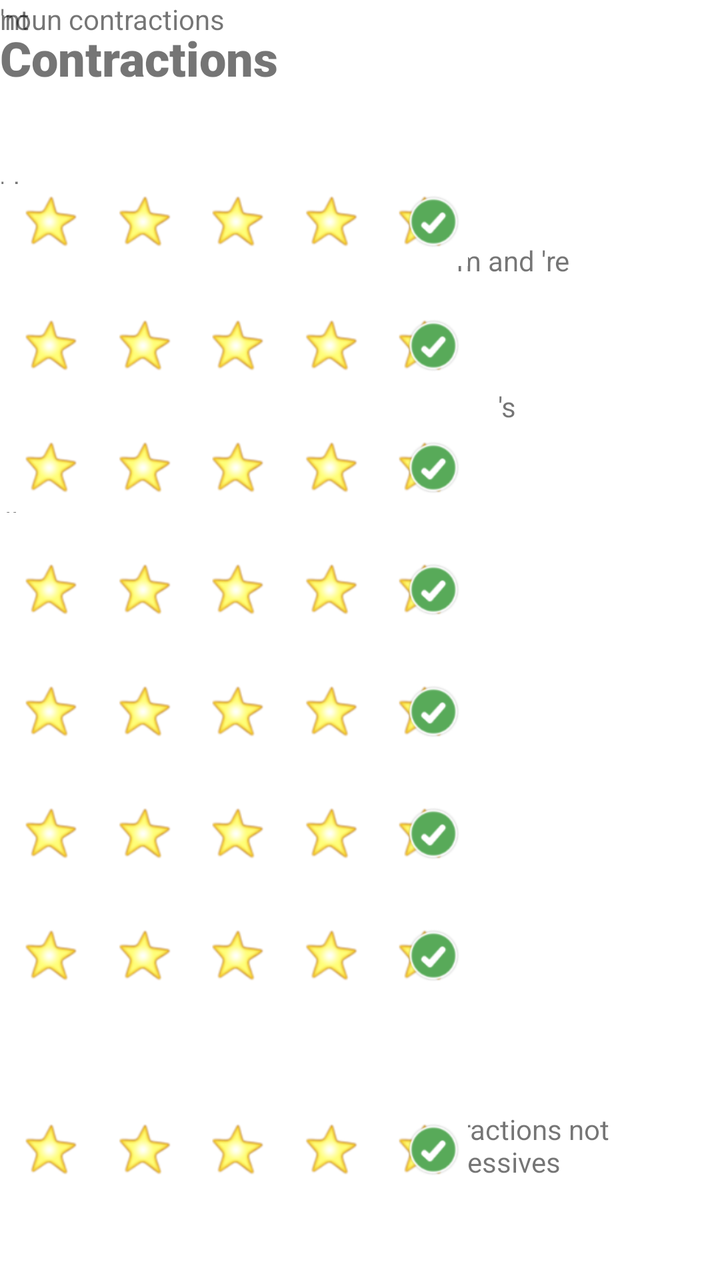
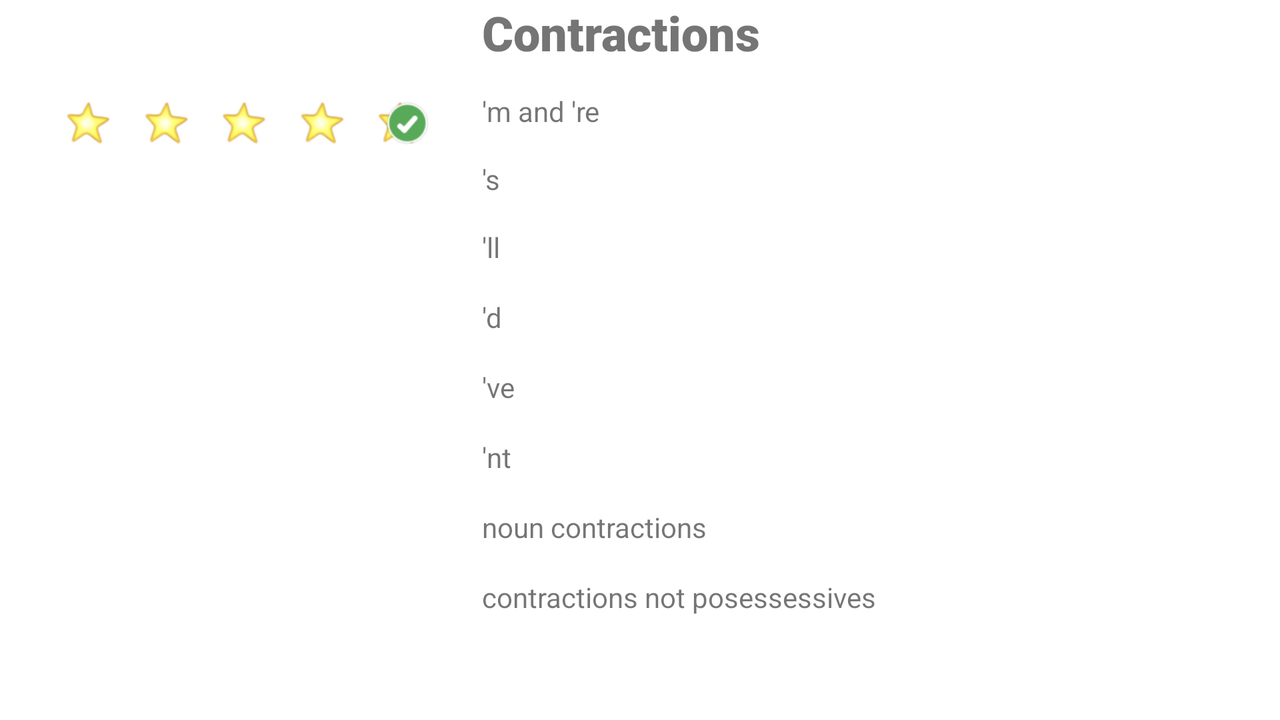

First picture: res/layout/ on a phone held upright. Second picture: the repository's own variant of that layout, on a device whose configuration matches the variant's folder. Source for both follows.
<!-- AndroidManifest.xml: application theme Theme.Herataleapp -->
<!-- res/layout/contractions_check.xml -->
<?xml version="1.0" encoding="utf-8"?>
<androidx.constraintlayout.widget.ConstraintLayout xmlns:android="http://schemas.android.com/apk/res/android"
    xmlns:app="http://schemas.android.com/apk/res-auto"
    xmlns:tools="http://schemas.android.com/tools"
    android:layout_width="match_parent"
    android:layout_height="match_parent">

    <TextView
        android:id="@+id/contractions"
        android:layout_width="142dp"
        android:layout_height="54dp"
        android:layout_marginTop="16dp"
        android:layout_marginBottom="27dp"
        android:fontFamily="sans-serif-black"
        android:text="Contractions"
        android:textSize="24sp"
        app:layout_constraintBottom_toTopOf="@+id/m_re"
        app:layout_constraintTop_toTopOf="parent"
        tools:layout_editor_absoluteX="256dp" />

    <TextView
        android:id="@+id/d"
        android:layout_width="111dp"
        android:layout_height="30dp"
        android:ems="10"
        android:text="'d"
        app:layout_constraintBottom_toTopOf="@+id/ve"
        app:layout_constraintTop_toBottomOf="@+id/ll"
        tools:layout_editor_absoluteX="254dp" />

    <TextView
        android:id="@+id/m_re"
        android:layout_width="155dp"
        android:layout_height="32dp"
        android:layout_marginStart="15dp"
        android:layout_marginLeft="15dp"
        android:layout_marginTop="27dp"
        android:layout_marginEnd="2dp"
        android:layout_marginRight="2dp"
        android:layout_marginBottom="27dp"
        android:ems="10"
        android:text="'m and 're"
        app:layout_constraintBottom_toTopOf="@+id/s"
        app:layout_constraintEnd_toEndOf="parent"
        app:layout_constraintStart_toEndOf="@+id/m_re_stars"
        app:layout_constraintTop_toBottomOf="@+id/contractions" />

    <TextView
        android:id="@+id/s"
        android:layout_width="134dp"
        android:layout_height="25dp"
        android:layout_marginStart="15dp"
        android:layout_marginLeft="15dp"
        android:layout_marginTop="14dp"
        android:layout_marginEnd="23dp"
        android:layout_marginRight="23dp"
        android:layout_marginBottom="26dp"
        android:ems="10"
        android:text="@string/s"
        app:layout_constraintBottom_toTopOf="@+id/ll"
        app:layout_constraintEnd_toEndOf="parent"
        app:layout_constraintHorizontal_bias="0.0"
        app:layout_constraintStart_toEndOf="@+id/s_stars"
        app:layout_constraintTop_toBottomOf="@+id/m_re" />

    <TextView
        android:id="@+id/ll"
        android:layout_width="127dp"
        android:layout_height="24dp"
        android:ems="10"
        android:text="'ll"
        app:layout_constraintBottom_toBottomOf="parent"
        app:layout_constraintTop_toTopOf="parent"
        app:layout_constraintVertical_bias="0.392"
        tools:layout_editor_absoluteX="254dp" />

    <TextView
        android:id="@+id/noun_contractions"
        android:layout_width="132dp"
        android:layout_height="24dp"
        android:ems="10"
        android:text="noun contractions"
        tools:layout_editor_absoluteX="249dp"
        tools:layout_editor_absoluteY="471dp" />

    <TextView
        android:id="@+id/c_not_p"
        android:layout_width="145dp"
        android:layout_height="40dp"
        android:layout_marginEnd="12dp"
        android:layout_marginRight="12dp"
        android:ems="10"
        android:text="contractions not possessives"
        app:layout_constraintBottom_toBottomOf="parent"
        app:layout_constraintEnd_toEndOf="parent"
        app:layout_constraintTop_toTopOf="parent"
        app:layout_constraintVertical_bias="0.925" />

    <TextView
        android:id="@+id/ve"
        android:layout_width="107dp"
        android:layout_height="27dp"
        android:layout_marginBottom="36dp"
        android:ems="10"
        android:text="'ve"
        app:layout_constraintBottom_toTopOf="@+id/nt"
        app:layout_constraintEnd_toEndOf="parent"
        app:layout_constraintHorizontal_bias="0.261"
        app:layout_constraintStart_toEndOf="@+id/ve_stars" />

    <ImageView
        android:id="@+id/noun_stars"
        android:layout_width="234dp"
        android:layout_height="61dp"
        app:layout_constraintTop_toBottomOf="@+id/ve_stars"
        app:srcCompat="@drawable/samplestars"
        tools:layout_editor_absoluteX="5dp" />

    <ImageView
        android:id="@+id/c_not_p_stars"
        android:layout_width="234dp"
        android:layout_height="61dp"
        app:layout_constraintTop_toBottomOf="@+id/noun_stars"
        app:srcCompat="@drawable/samplestars"
        tools:layout_editor_absoluteX="5dp" />

    <ImageView
        android:id="@+id/c_not_p_stars2"
        android:layout_width="234dp"
        android:layout_height="61dp"
        android:layout_marginBottom="33dp"
        app:layout_constraintBottom_toBottomOf="parent"
        app:srcCompat="@drawable/samplestars"
        tools:layout_editor_absoluteX="5dp" />

    <ImageView
        android:id="@+id/m_re_stars"
        android:layout_width="234dp"
        android:layout_height="61dp"
        android:layout_marginTop="82dp"
        app:layout_constraintTop_toTopOf="parent"
        app:srcCompat="@drawable/samplestars"
        tools:layout_editor_absoluteX="5dp" />

    <ImageView
        android:id="@+id/s_stars"
        android:layout_width="234dp"
        android:layout_height="61dp"
        android:layout_marginTop="1dp"
        app:layout_constraintTop_toBottomOf="@+id/m_re_stars"
        app:srcCompat="@drawable/samplestars"
        tools:layout_editor_absoluteX="5dp" />

    <ImageView
        android:id="@+id/ll_stars"
        android:layout_width="234dp"
        android:layout_height="61dp"
        app:layout_constraintTop_toBottomOf="@+id/s_stars"
        app:srcCompat="@drawable/samplestars"
        tools:layout_editor_absoluteX="5dp" />

    <ImageView
        android:id="@+id/d_stars"
        android:layout_width="234dp"
        android:layout_height="61dp"
        app:layout_constraintTop_toBottomOf="@+id/ll_stars"
        app:srcCompat="@drawable/samplestars"
        tools:layout_editor_absoluteX="5dp" />

    <ImageView
        android:id="@+id/ve_stars"
        android:layout_width="234dp"
        android:layout_height="61dp"
        app:layout_constraintTop_toBottomOf="@+id/d_stars"
        app:srcCompat="@drawable/samplestars"
        tools:layout_editor_absoluteX="5dp" />

    <TextView
        android:id="@+id/nt"
        android:layout_width="wrap_content"
        android:layout_height="wrap_content"
        android:text="'nt"
        tools:layout_editor_absoluteX="255dp"
        tools:layout_editor_absoluteY="408dp" />

</androidx.constraintlayout.widget.ConstraintLayout>
<!-- resources referenced by this layout -->
<resources>
  <!-- drawable samplestars: png bitmap (drawable, 10790 bytes) -->
  <string name="s">\'s</string>
  <style name="Theme.Herataleapp" parent="Theme.MaterialComponents.DayNight.DarkActionBar">
          
          <item name="colorPrimary">@color/purple_500</item>
          <item name="colorPrimaryVariant">@color/purple_700</item>
          <item name="colorOnPrimary">@color/white</item>
          
          <item name="colorSecondary">@color/teal_200</item>
          <item name="colorSecondaryVariant">@color/teal_700</item>
          <item name="colorOnSecondary">@color/black</item>
          
          <item name="android:statusBarColor" tools:targetApi="l">?attr/colorPrimaryVariant</item>
          
      </style>
</resources>
<!-- res/layout-land/contractions_check.xml (the repository's variant of the layout above) -->
<!-- drawn on the phone turned sideways -->
<?xml version="1.0" encoding="utf-8"?>
<androidx.constraintlayout.widget.ConstraintLayout
    xmlns:android="http://schemas.android.com/apk/res/android"
    xmlns:app="http://schemas.android.com/apk/res-auto"
    xmlns:tools="http://schemas.android.com/tools"
    android:layout_width="match_parent"
    android:layout_height="match_parent">

    <LinearLayout
        android:layout_width="match_parent"
        android:layout_height="match_parent"
        android:orientation="vertical">

        <LinearLayout
            android:layout_width="match_parent"
            android:layout_height="wrap_content"
            android:orientation="horizontal">

            <ImageView
                android:id="@+id/imageView11"
                android:layout_width="241dp"
                android:layout_height="match_parent"
                app:srcCompat="@drawable/stars0" />

            <TextView
                android:id="@+id/contractions"
                android:layout_width="265dp"
                android:layout_height="46dp"
                android:fontFamily="sans-serif-black"
                android:paddingTop="@dimen/activity_horizontal_margin"
                android:text="Contractions"
                android:textSize="24sp" />
        </LinearLayout>

        <LinearLayout
            android:layout_width="match_parent"
            android:layout_height="34dp"
            android:orientation="horizontal">

            <ImageView
                android:id="@+id/m_re_stars"
                android:layout_width="241dp"
                android:layout_height="34dp"
                app:srcCompat="@drawable/samplestars" />

            <TextView
                android:id="@+id/m_re"
                android:layout_width="179dp"
                android:layout_height="22dp"
                android:ems="10"
                android:text="'m and 're" />
        </LinearLayout>

        <LinearLayout
            android:layout_width="match_parent"
            android:layout_height="34dp"
            android:orientation="horizontal">

            <ImageView
                android:id="@+id/s_stars"
                android:layout_width="241dp"
                android:layout_height="34dp"
                app:srcCompat="@drawable/stars0" />

            <TextView
                android:id="@+id/s"
                android:layout_width="181dp"
                android:layout_height="23dp"
                android:ems="10"
                android:text="@string/s" />
        </LinearLayout>

        <LinearLayout
            android:layout_width="match_parent"
            android:layout_height="35dp"
            android:orientation="horizontal">

            <ImageView
                android:id="@+id/ll_stars"
                android:layout_width="241dp"
                android:layout_height="34dp"
                app:srcCompat="@drawable/stars0" />

            <TextView
                android:id="@+id/ll"
                android:layout_width="wrap_content"
                android:layout_height="wrap_content"
                android:ems="10"
                android:text="'ll" />
        </LinearLayout>

        <LinearLayout
            android:layout_width="match_parent"
            android:layout_height="35dp"
            android:orientation="horizontal">

            <ImageView
                android:id="@+id/d_stars"
                android:layout_width="241dp"
                android:layout_height="34dp"
                app:srcCompat="@drawable/stars0" />

            <TextView
                android:id="@+id/d"
                android:layout_width="wrap_content"
                android:layout_height="wrap_content"
                android:ems="10"
                android:text="'d" />
        </LinearLayout>

        <LinearLayout
            android:layout_width="match_parent"
            android:layout_height="35dp"
            android:orientation="horizontal">

            <ImageView
                android:id="@+id/ve_stars"
                android:layout_width="241dp"
                android:layout_height="34dp"
                app:srcCompat="@drawable/stars0" />

            <TextView
                android:id="@+id/ve"
                android:layout_width="wrap_content"
                android:layout_height="wrap_content"
                android:ems="10"
                android:text="'ve" />
        </LinearLayout>

        <LinearLayout
            android:layout_width="match_parent"
            android:layout_height="35dp"
            android:orientation="horizontal">

            <ImageView
                android:id="@+id/nt_stars"
                android:layout_width="241dp"
                android:layout_height="34dp"
                app:srcCompat="@drawable/stars0" />

            <TextView
                android:id="@+id/nt"
                android:layout_width="wrap_content"
                android:layout_height="wrap_content"
                android:text="'nt" />
        </LinearLayout>

        <LinearLayout
            android:layout_width="match_parent"
            android:layout_height="35dp"
            android:orientation="horizontal">

            <ImageView
                android:id="@+id/noun_stars"
                android:layout_width="241dp"
                android:layout_height="34dp"
                app:srcCompat="@drawable/stars0" />

            <TextView
                android:id="@+id/noun_contractions"
                android:layout_width="wrap_content"
                android:layout_height="wrap_content"
                android:ems="10"
                android:text="noun contractions" />
        </LinearLayout>

        <LinearLayout
            android:layout_width="match_parent"
            android:layout_height="match_parent"
            android:orientation="horizontal">

            <ImageView
                android:id="@+id/c_not_p_stars"
                android:layout_width="241dp"
                android:layout_height="34dp"
                app:srcCompat="@drawable/stars0" />

            <TextView
                android:id="@+id/c_not_p"
                android:layout_width="284dp"
                android:layout_height="23dp"
                android:ems="10"
                android:text="contractions not posessessives" />
        </LinearLayout>

    </LinearLayout>

</androidx.constraintlayout.widget.ConstraintLayout>
